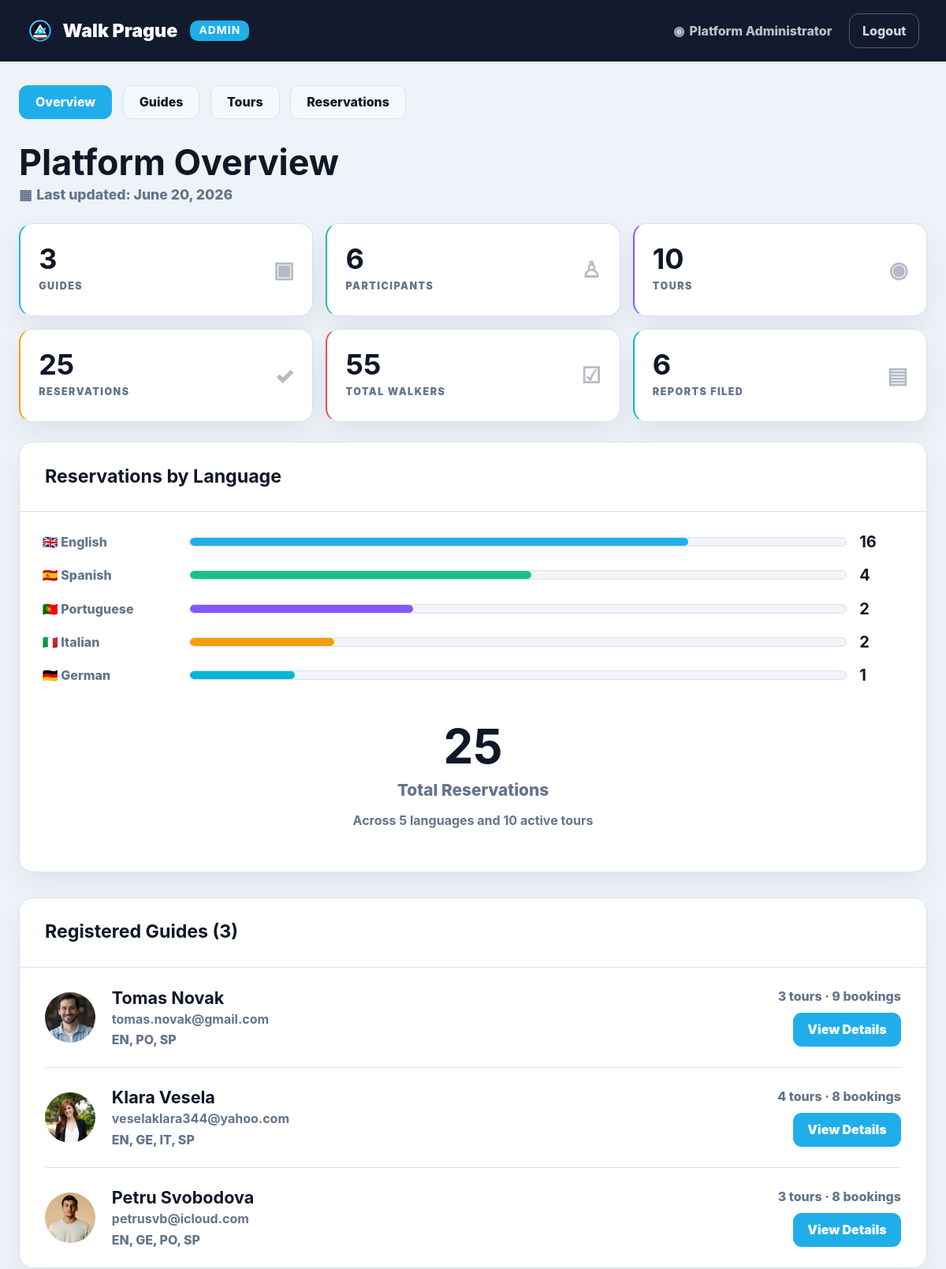
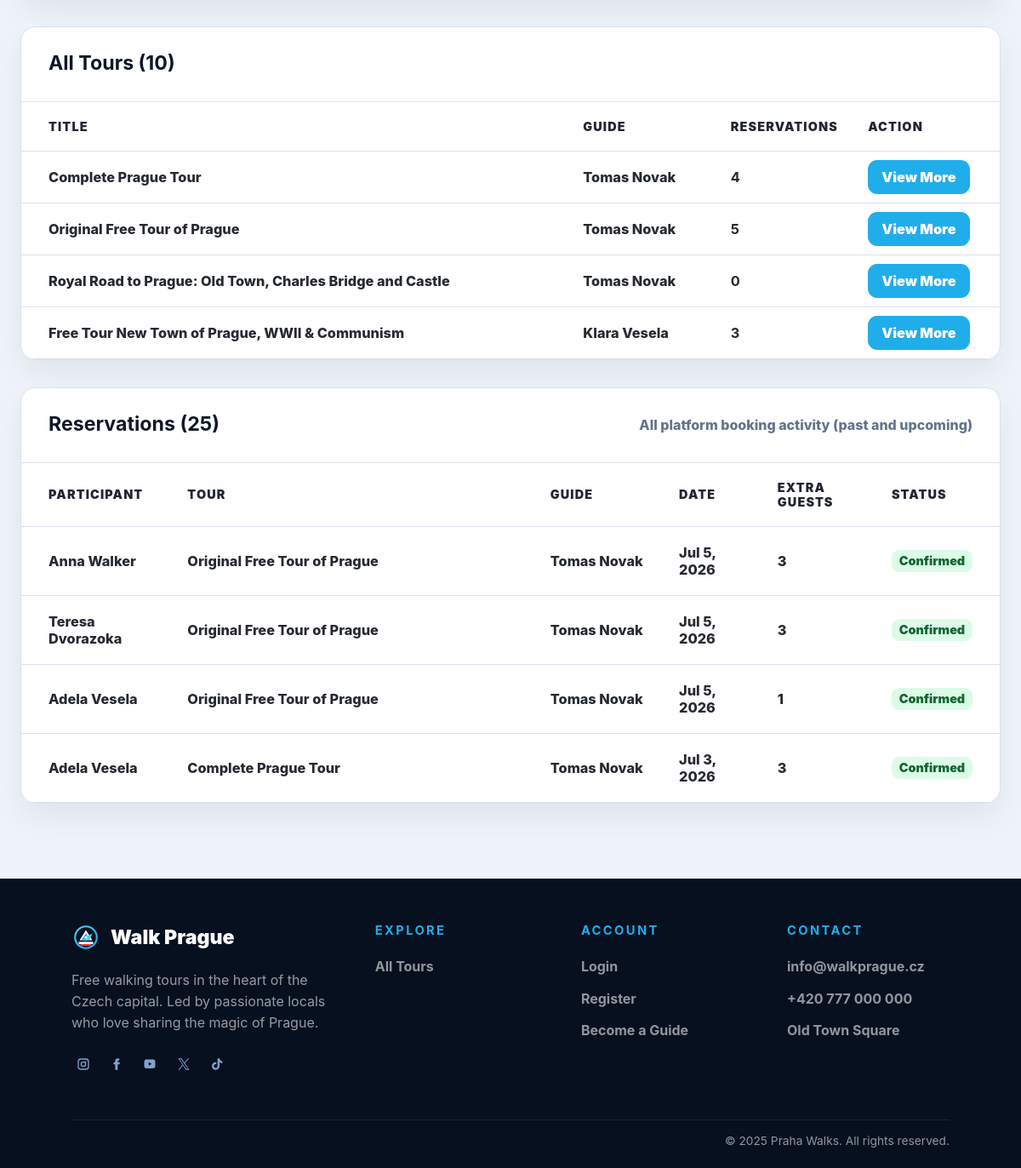
Page /admin-dashboard (signed in) on the committed database (2 pictures, top to bottom).
### tables this page shows
CREATE TABLE admins (
            id INTEGER PRIMARY KEY AUTOINCREMENT,
            email TEXT NOT NULL UNIQUE,
            password_hash TEXT NOT NULL,
            first_name TEXT NOT NULL,
            last_name TEXT NOT NULL,
            created_at TEXT NOT NULL DEFAULT CURRENT_TIMESTAMP
        );

CREATE TABLE guides (
            id INTEGER PRIMARY KEY AUTOINCREMENT,
            email TEXT NOT NULL UNIQUE,
            password_hash TEXT NOT NULL,
            first_name TEXT NOT NULL,
            last_name TEXT NOT NULL,
            profile_photo TEXT,
            active_since INTEGER NOT NULL DEFAULT 2026,
            rating_average REAL NOT NULL DEFAULT 0,
            total_reviews INTEGER NOT NULL DEFAULT 0,
            guests_guided INTEGER NOT NULL DEFAULT 0,
            created_at TEXT NOT NULL DEFAULT CURRENT_TIMESTAMP
        );

CREATE TABLE tours (
            id INTEGER PRIMARY KEY AUTOINCREMENT,
            guide_id INTEGER NOT NULL REFERENCES guides(id) ON DELETE CASCADE,
            slug TEXT NOT NULL UNIQUE,
            title TEXT NOT NULL,
            description TEXT NOT NULL,
            meeting_point TEXT NOT NULL,
            duration_minutes INTEGER NOT NULL,
            max_participants INTEGER NOT NULL,
            status TEXT NOT NULL DEFAULT 'active',
            wheelchair_accessible INTEGER NOT NULL DEFAULT 0,
            suitable_for_children INTEGER NOT NULL DEFAULT 0,
            pet_friendly INTEGER NOT NULL DEFAULT 0,
            rating REAL NOT NULL DEFAULT 0,
            review_count INTEGER NOT NULL DEFAULT 0,
            created_at TEXT NOT NULL DEFAULT CURRENT_TIMESTAMP
        );

### app/__init__.py (the view)
    @app.route("/admin-dashboard")
    @login_required
    def admin_dashboard():
        if current_user.role != "admin":
            abort(403)  # Guides and participants cannot see admin dashboard
        return render_template("admin_dashboard.html", admin=admin_dashboard_data())

### app/backend.py (called while the page is built)
def get_db():
    if "db" not in g:
        g.db = sqlite3.connect(current_app.config["DATABASE"])
        g.db.row_factory = sqlite3.Row
        g.db.execute("PRAGMA foreign_keys = ON")
    return g.db

def get_user_by_id(token):
    try:
        role, raw_id = str(token).split(":", 1)
        user_id = int(raw_id)
    except (ValueError, AttributeError):
        return None
    table = ROLE_TABLES.get(role)
    if not table:
        return None
    row = get_db().execute(f"SELECT * FROM {table} WHERE id = ?", (user_id,)).fetchone()
    return User(row, role) if row else None

def get_profile_photo_url(raw_photo):
    raw_photo = (raw_photo or "").strip()
    if raw_photo.startswith("http"):
        return raw_photo
    if raw_photo.startswith("img/"):
        rel = raw_photo
    elif raw_photo:
        rel = f"img/{raw_photo}"
    else:
        return DEFAULT_PROFILE_PHOTO
    try:
        static_dir = Path(current_app.root_path) / "static"
        full = static_dir / rel
        if full.exists():
            return f"/static/{rel}"
        for ext in (".jpg", ".jpeg", ".png", ".webp"):
            alt = full.with_suffix(ext)
            if alt.exists():
                return f"/static/{alt.relative_to(static_dir).as_posix()}"
        return DEFAULT_PROFILE_PHOTO
    except RuntimeError:
        return f"/static/{rel}"

def full_name(row):
    return f"{row['first_name']} {row['last_name']}"

def guide_languages_list(guide_id):
    return [r["language"] for r in get_db().execute(
        "SELECT language FROM guide_languages WHERE guide_id = ? ORDER BY language", (guide_id,)
    ).fetchall()]

def guide_specialties_list(guide_id):
    return [r["specialty"] for r in get_db().execute(
        "SELECT specialty FROM guide_specialties WHERE guide_id = ? ORDER BY specialty", (guide_id,)
    ).fetchall()]

### app/templates/admin_dashboard.html (shortened to what this page needs)
<!doctype html>
<html lang="en">
<head>
  <link rel="stylesheet" href="{{ url_for('static', filename='css/main.css') }}">
</head>
<body class="admin-dashboard-body">
  <header class="admin-topbar">
    <span class="brand admin-brand brand-static" aria-label="Walk Prague">
      <img class="brand-logo" src="{{ url_for('static', filename='img/walk-prague-logo.svg') }}" alt="">
      <span>Walk Prague</span>
      <strong>Admin</strong>
    </span>
    <div class="admin-account">
      <span class="admin-account-name">{{ current_user.first_name ~ ' ' ~ current_user.last_name if current_user.is_authenticated else 'Administrator' }}</span>
      <a class="admin-logout" href="{{ url_for('logout') }}">Logout</a>
    </div>
  </header>
  <main class="admin-shell">
    <nav class="admin-tabs" aria-label="Administrator dashboard sections">
      <a class="admin-tab is-active" href="#admin-overview">Overview</a>
      <a class="admin-tab" href="#admin-guides">Guides</a>
      <a class="admin-tab" href="#admin-tours">Tours</a>
      <a class="admin-tab" href="#admin-reservations">Reservations</a>
    </nav>
    <section id="admin-overview" class="admin-page-section">
      <header class="admin-section-head">
        <h1>Platform Overview</h1>
        <p>Last updated: {{ admin.last_updated }}</p>
      </header>
      <div class="admin-overview-grid">
        <div class="admin-stat-grid">
          {% for stat in admin.stats %}
          <article class="admin-stat-card accent-{{ stat.accent }}">
            <div>
              <strong>{{ stat.value }}</strong>
              <span>{{ stat.label }}</span>
            </div>
            <span class="admin-stat-icon" aria-hidden="true">{{ stat.icon }}</span>
          </article>
          {% endfor %}
        </div>
        <section class="admin-card admin-language-card">
          <header>
            <h2>Reservations by Language</h2>
          </header>
          <div class="admin-language-layout">
            <div class="admin-language-list">
              {% for language in admin.languages %}
              <article class="admin-language-row accent-{{ language.accent }}">
                <span>{{ language.flag }} {{ language.name }}</span>
                <div class="admin-progress" aria-hidden="true">
                  <span></span>
                </div>
                <strong>{{ language.count }}</strong>
              </article>
              {% endfor %}
            </div>
            <aside class="admin-reservation-total">
              <strong>{{ admin.active_reservation_count }}</strong>
              <span>Total Reservations</span>
              <p>Across {{ admin.language_count }} language{{ '' if admin.language_count == 1 else 's' }} and {{ admin.tour_count }} active tours</p>
            </aside>
          </div>
        </section>
      </div>
    </section>
    <section id="admin-guides" class="admin-page-section">
      <article class="admin-card admin-list-card">
        <header class="admin-card-head">
          <h2>Registered Guides ({{ admin.guide_count }})</h2>
        </header>
        <div class="admin-guide-list">
          {% for guide in admin.guides %}
          <article class="admin-guide-row" data-admin-guide-row data-search="{{ guide.name }} {{ guide.email }} {{ guide.languages }}">
            <div class="admin-guide-main">
              {% if guide.avatar %}
              <img class="admin-guide-avatar" src="{{ guide.avatar }}" alt="{{ guide.name }}">
              {% else %}
              <span class="admin-guide-avatar fallback-{{ guide.color }}">{{ guide.initial }}</span>
              {% endif %}
              <div>
                <h3>{{ guide.name }}</h3>
                <p>{{ guide.email }}</p>
                <span>{{ guide.languages }}</span>
              </div>
            </div>
            <div class="admin-guide-actions">
              <p>{{ guide.tours }} tours · {{ guide.bookings }} bookings</p>
              <button
                class="admin-action-button"
                type="button"
                data-guide-detail
                data-guide-name="{{ guide.name }}"
                data-guide-email="{{ guide.email }}"
                data-guide-avatar="{{ guide.avatar }}"
                data-guide-initial="{{ guide.initial }}"
                data-guide-color="{{ guide.color }}"
                data-guide-languages="{{ guide.language_names }}"
                data-guide-tours="{{ guide.tours }}"
                data-guide-bookings="{{ guide.bookings }}"
                data-guide-rating="{{ guide.rating }}"
                data-guide-reviews="{{ guide.reviews }}"
                data-guide-guests="{{ guide.guests }}"
                data-guide-specialty="{{ guide.specialty }}"
              >View Details</button>
            </div>
          </article>
          {% endfor %}
        </div>
      </article>
    </section>
    <section id="admin-tours" class="admin-page-section">
      <article class="admin-card admin-table-card">
        <header class="admin-card-head">
          <h2>All Tours ({{ admin.tour_count }})</h2>
        </header>
        <div class="admin-table-wrap admin-scroll">
          <table class="admin-table">
            <thead>
              <tr>
                <th>Title</th>
                <th>Guide</th>
                <th>Reservations</th>
                <th>Action</th>
              </tr>
            </thead>
            <tbody>
              {% for tour in admin.tours %}
              <tr data-admin-tour-row data-language="{{ tour.language }}">
                <td>{{ tour.title }}</td>
                <td>{{ tour.guide }}</td>
                <td><strong>{{ tour.reservations }}</strong></td>
                <td><a class="admin-action-button compact" href="{{ url_for('tour_detail', slug=tour.slug, mode='admin') }}">View More</a></td>
              </tr>
            {% endfor %}
            </tbody>
          </table>
        </div>
      </article>
    </section>
    <section id="admin-reservations" class="admin-page-section">
      <article class="admin-card admin-table-card">
        <header class="admin-card-head">
          <h2>Reservations ({{ admin.reservation_count }})</h2>
          <p>All platform booking activity (past and upcoming)</p>
        </header>
        <div class="admin-table-wrap admin-scroll">
          <table class="admin-table">
            <thead>
              <tr>
                <th>Participant</th>
                <th>Tour</th>
                <th>Guide</th>
                <th>Date</th>
                <th>Extra guests</th>
                <th>Status</th>
              </tr>
            </thead>
            <tbody>
              {% for reservation in admin.reservations %}
              <tr>
                <td>{{ reservation.participant }}</td>
                <td>{{ reservation.tour }}</td>
                <td>{{ reservation.guide }}</td>
                <td>{{ reservation.date }}</td>
                <td>{{ reservation.people }}</td>
                <td><span class="admin-status {{ reservation.status|lower }}">{{ reservation.status }}</span></td>
              </tr>
              {% endfor %}
            </tbody>
          </table>
        </div>
      </article>
    </section>
  </main>
  {% include "_footer.html" %}
</body>
</html>

### app/templates/_footer.html (shortened to what this page needs)
<footer class="site-footer{% if auth_footer %} auth-page-footer{% endif %}">
  <section class="footer-about">
    {% if current_user.is_authenticated and current_user.role in ['guide', 'admin'] %}
    <span class="brand brand-static"><img class="brand-logo" src="{{ url_for('static', filename='img/walk-prague-logo.svg') }}" alt=""><span>Walk Prague</span></span>
    {% else %}
    <a class="brand" href="{{ url_for('index') }}"><img class="brand-logo" src="{{ url_for('static', filename='img/walk-prague-logo.svg') }}" alt=""><span>Walk Prague</span></a>
    {% endif %}
    <p>Free walking tours in the heart of the Czech capital. Led by passionate locals who love sharing the magic of Prague.</p>
    <div class="social-icons" aria-label="Social links">
    <a href="https://www.instagram.com/" title="Instagram" aria-label="Instagram">
    </a>
    <a href="https://www.facebook.com/" title="Facebook" aria-label="Facebook">
      <svg viewBox="0 0 24 24" aria-hidden="true"><path d="M14 8.5V6.8c0-.8.5-1 1-1h1.8V2.3A24 24 0 0 0 14.1 2c-2.7 0-4.5 1.6-4.5 4.6v1.9H6.7v3.8h2.9V22H14v-9.7h3.2l.5-3.8H14Z"/></svg>
    </a>
    <a href="https://www.youtube.com/" title="YouTube" aria-label="YouTube">
    </a>
    <a href="https://x.com/" title="X" aria-label="X">
      <svg viewBox="0 0 24 24" aria-hidden="true"><path d="M13.9 10.6 21.3 2h-1.8l-6.4 7.4L8 2H2.1l7.8 11.3L2.1 22h1.8l6.8-7.8 5.4 7.8H22l-8.1-11.4Zm-2.4 2.8-.8-1.1L4.4 3.3h2.8l5 7.1.8 1.1 6.6 9.3h-2.8l-5.3-7.4Z"/></svg>
    </a>
    <a href="https://www.tiktok.com/" title="TikTok" aria-label="TikTok">
      <svg viewBox="0 0 24 24" aria-hidden="true"><path d="M16.6 2c.4 3 2.1 4.8 5 5v3.4a8.5 8.5 0 0 1-5-1.6v6.3c0 4-2.8 6.9-6.8 6.9A6.7 6.7 0 0 1 3 15.3c0-4.2 3.7-7.4 7.9-6.6v3.5c-2-.6-4.3.9-4.3 3.1 0 1.8 1.4 3.2 3.2 3.2 2 0 3.2-1.2 3.2-3.6V2h3.6Z"/></svg>
    </a>
    </div>
  </section>
  <section class="footer-links">
    <h2>Explore</h2>
    <a href="{{ url_for('index') }}#tour-results">All Tours</a>
  </section>
  <section class="footer-links">
    <h2>Account</h2>
    <a href="{{ url_for('signin') }}">Login</a>
    <a href="{{ url_for('register') }}">Register</a>
    <a href="{{ url_for('register') }}?role=guide">Become a Guide</a>
  </section>
  <section class="footer-links">
    <h2>Contact</h2>
    <p>info@walkprague.cz</p>
    <p>+420 777 000 000</p>
    <p>Old Town Square</p>
  </section>
  <div class="footer-copy">© 2025 Praha Walks. All rights reserved.</div>
</footer>

### rows in the picture
admins: first_name+last_name "Platform Administrator"
guides: shows a picture, name "Tomas Novak", email "tomas.novak@gmail.com", languages "EN, PO, SP", tours "3", bookings "9"
guides: shows a picture, name "Klara Vesela", email "veselaklara344@yahoo.com", languages "EN, GE, IT, SP", tours "4", bookings "8"
guides: shows a picture, name "Petru Svobodova", email "petrusvb@icloud.com", languages "EN, GE, PO, SP", tours "3", bookings "8"
tours: title "Complete Prague Tour", guide "Tomas Novak", reservations "4"
tours: title "Original Free Tour of Prague", guide "Tomas Novak", reservations "5", participant "Adela Vesela", tour "Original Free Tour of Prague", date "Jul 5, 2026", people "1", status "Confirmed"
tours: title "Royal Road to Prague: Old Town, Charles Bridge and Castle", guide "Tomas Novak", reservations "0"
tours: title "Free Tour New Town of Prague, WWII & Communism", guide "Klara Vesela", reservations "3"

### other values in the picture
{{ admin.last_updated }} "June 20, 2026"
{{ stat.value }} "3" "6" "10" "25" "55" "6"
{{ stat.label }} "GUIDES" "PARTICIPANTS" "TOURS" "RESERVATIONS" "TOTAL WALKERS" "REPORTS FILED"
{{ stat.icon }} "▣" "♙" "◉" "✓" "☑" "▤"
{{ language.flag }} "🇬🇧" "🇪🇸" "🇵🇹" "🇮🇹" "🇩🇪"
{{ language.name }} "English" "Spanish" "Portuguese" "Italian" "German"
{{ language.count }} "16" "4" "2" "2" "1"
{{ admin.active_reservation_count }} "25"
{{ admin.language_count }} "5"
{{ '' if admin.language_count == 1 else 's' }} "s"
{{ admin.tour_count }} "10"
{{ admin.guide_count }} "3"
{{ admin.reservation_count }} "25"
{{ reservation.participant }} "Anna Walker" "Teresa Dvorazoka" "Adela Vesela"
{{ reservation.tour }} "Original Free Tour of Prague" "Original Free Tour of Prague" "Complete Prague Tour"
